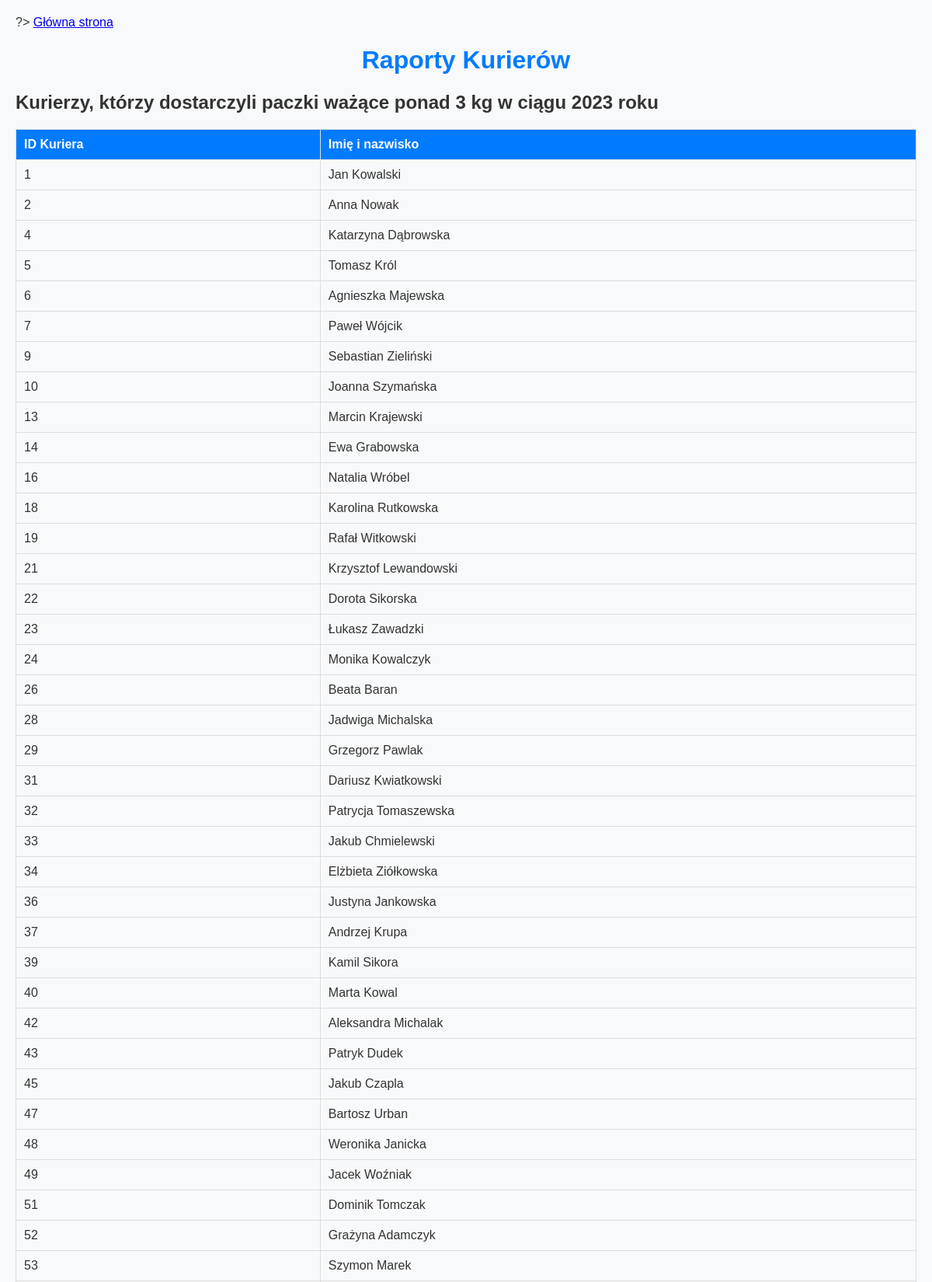
Screenshot of /raport.php (upper part) with the database file from the repository.
### tables this page shows
CREATE TABLE `kurierzy` (
  `kurier_id` int(11) NOT NULL,
  `imie_nazwisko` varchar(255) DEFAULT NULL
);

### raport.php (the view, shortened to what this page needs)
<?php
$conn = new mysqli("localhost", "root", "root", "kurierfirma");
$report1 = $conn->query("
SELECT DISTINCT k.kurier_id, k.imie_nazwisko
FROM dostawy d
         JOIN paczki p ON d.paczka_id = p.paczka_id
         JOIN kurierzy k ON d.kurier_id = k.kurier_id
WHERE p.waga > 3
  AND d.czas_dostawy BETWEEN '2023-01-01' AND '2023-12-31';
");
?>
<!DOCTYPE html>
<html lang="pl">
<head>
</head>
<body>
    <a href="index.php">Główna strona</a>
    <h1>Raporty Kurierów</h1>
    <h2>Kurierzy, którzy dostarczyli paczki ważące ponad 3 kg w ciągu 2023 roku</h2>
    <?php if ($report1 && $report1->num_rows > 0): ?>
        <table>
            <thead>
                <tr>
                    <th>ID Kuriera</th>
                    <th>Imię i nazwisko</th>
                </tr>
            </thead>
            <tbody>
                <?php while ($row = $report1->fetch_assoc()): ?>
                    <tr>
                        <td><?php echo $row['kurier_id']; ?></td>
                        <td><?php echo $row['imie_nazwisko']; ?></td>
                    </tr>
                <?php endwhile; ?>
            </tbody>
        </table>
    <?php else: ?>
        <p>Brak danych w raporcie 1.</p>
    <?php endif; ?>
</body>
</html>

### raport.php (style rules this page uses)
body { font-family: Arial, sans-serif; background-color: #f8f9fa; margin: 0; padding: 20px; color: #333; }
h1 { text-align: center; color: #007bff; }
table { width: 100%; border-collapse: collapse; margin-bottom: 20px; }
table, th, td { border: 1px solid #ddd; }
table th, table td { padding: 10px; text-align: left; }
table th { background-color: #007bff; color: white; }

### rows the page displays
kurierzy: kurier_id "1", imie_nazwisko "Jan Kowalski"
kurierzy: kurier_id "2", imie_nazwisko "Anna Nowak"
kurierzy: kurier_id "4", imie_nazwisko "Katarzyna Dąbrowska"
kurierzy: kurier_id "5", imie_nazwisko "Tomasz Król"
kurierzy: kurier_id "6", imie_nazwisko "Agnieszka Majewska"
kurierzy: kurier_id "7", imie_nazwisko "Paweł Wójcik"
kurierzy: kurier_id "9", imie_nazwisko "Sebastian Zieliński"
kurierzy: kurier_id "10", imie_nazwisko "Joanna Szymańska"
kurierzy: kurier_id "13", imie_nazwisko "Marcin Krajewski"
kurierzy: kurier_id "14", imie_nazwisko "Ewa Grabowska"
kurierzy: kurier_id "16", imie_nazwisko "Natalia Wróbel"
kurierzy: kurier_id "18", imie_nazwisko "Karolina Rutkowska"
kurierzy: kurier_id "19", imie_nazwisko "Rafał Witkowski"
kurierzy: kurier_id "21", imie_nazwisko "Krzysztof Lewandowski"
kurierzy: kurier_id "22", imie_nazwisko "Dorota Sikorska"
kurierzy: kurier_id "23", imie_nazwisko "Łukasz Zawadzki"
kurierzy: kurier_id "24", imie_nazwisko "Monika Kowalczyk"
kurierzy: kurier_id "26", imie_nazwisko "Beata Baran"
kurierzy: kurier_id "28", imie_nazwisko "Jadwiga Michalska"
kurierzy: kurier_id "29", imie_nazwisko "Grzegorz Pawlak"
kurierzy: kurier_id "31", imie_nazwisko "Dariusz Kwiatkowski"
kurierzy: kurier_id "32", imie_nazwisko "Patrycja Tomaszewska"
kurierzy: kurier_id "33", imie_nazwisko "Jakub Chmielewski"
kurierzy: kurier_id "34", imie_nazwisko "Elżbieta Ziółkowska"
kurierzy: kurier_id "36", imie_nazwisko "Justyna Jankowska"
kurierzy: kurier_id "37", imie_nazwisko "Andrzej Krupa"
kurierzy: kurier_id "39", imie_nazwisko "Kamil Sikora"
kurierzy: kurier_id "40", imie_nazwisko "Marta Kowal"
kurierzy: kurier_id "42", imie_nazwisko "Aleksandra Michalak"
kurierzy: kurier_id "43", imie_nazwisko "Patryk Dudek"
kurierzy: kurier_id "45", imie_nazwisko "Jakub Czapla"
kurierzy: kurier_id "47", imie_nazwisko "Bartosz Urban"
kurierzy: kurier_id "48", imie_nazwisko "Weronika Janicka"
kurierzy: kurier_id "49", imie_nazwisko "Jacek Woźniak"
kurierzy: kurier_id "51", imie_nazwisko "Dominik Tomczak"
kurierzy: kurier_id "52", imie_nazwisko "Grażyna Adamczyk"
kurierzy: kurier_id "53", imie_nazwisko "Szymon Marek"
